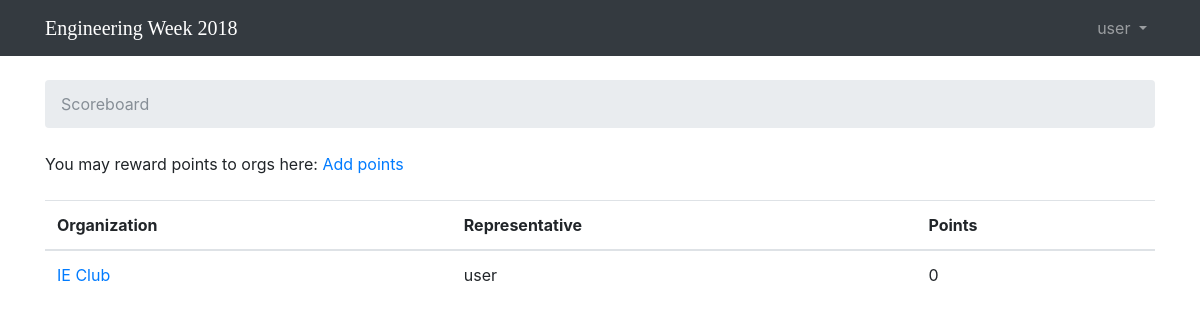
The app's page / (signed in), older data.
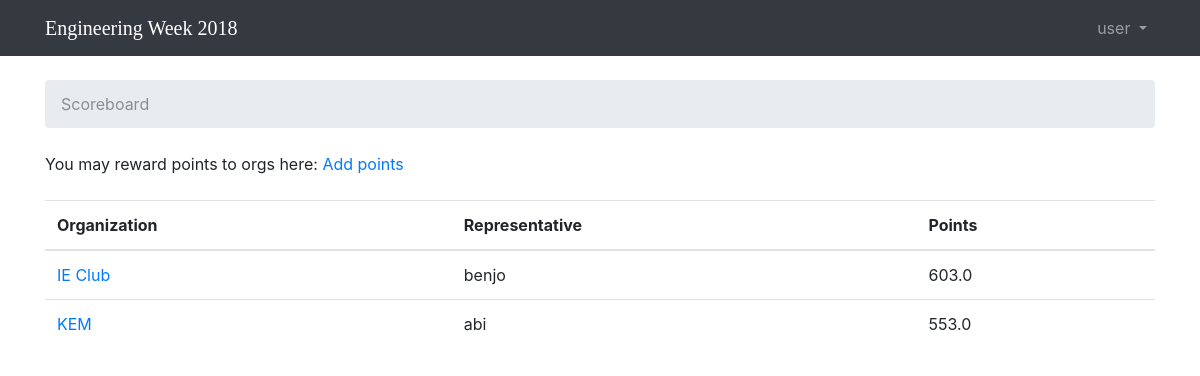
The same page, newer data.
### boards/models.py (models this page shows, shortened)
class Competing_Organizations(models.Model):
    name = models.CharField(max_length=50, unique = True)
    representative = models.ForeignKey(User,related_name='competing_org_representative')
    points = models.DecimalField(max_digits = 5, decimal_places = 1)

### boards/views.py (the view)
# urls.py: 2. Add a URL to urlpatterns:  url(r'^$', views.home, name='home')
@login_required
def home(request):
    competing_orgs = Competing_Organizations.objects.all()
    for org in competing_orgs:
        org.points = 0
        points_awarded = Points.objects.filter(points_winner=org)
        for point in points_awarded:
            org.points +=point.points
            org.save()
    return render(request,'home.html', {'competing_orgs':competing_orgs})

### templates/home.html
{% extends 'base.html' %}
{% block breadcrumb %}
<li class="breadcrumb-item active">Scoreboard</li>
{% endblock %}
{% block content %}
You may reward points to orgs here: <a href="{% url 'new_points' %}">Add points</a>
<br><br>
      <table class="table">
        <thead class="thead-inverse">
          <tr>
            <th>Organization</th>
            <th>Representative</th>
            <th>Points</th>
          </tr>
        </thead>
        <tbody>
          {% for org in competing_orgs %}
            <tr>
              <td>
                  <a href="{% url 'competing_orgs' org.pk %}">{{ org.name }}</a>
              </td>
              <td>{{ org.representative}}</td>
              <td class="align-middle">{{org.points}}</td>
            </tr>
          {% endfor %}
        </tbody>
      </table>
{% endblock %}

### templates/base.html (shortened to what this page needs)
{% load static %}<!DOCTYPE html>
<html>
  <head>
    <link rel="stylesheet" href="{% static 'css/bootstrap.min.css' %}">
    <link rel="stylesheet" href="{% static 'css/app.css' %}">
  </head>
  <body>
    {% block body %}
      <nav class="navbar navbar-expand-lg navbar-dark bg-dark">
        <div class="container">
          <a class="navbar-brand" href="{% url 'home' %}">Engineering Week 2018</a>
          <div class="collapse navbar-collapse" id="mainMenu">
           {% if user.is_authenticated %}
             <ul class="navbar-nav ml-auto">
               <li class="nav-item dropdown">
                 <a class="nav-link dropdown-toggle" href="#" id="userMenu" data-toggle="dropdown" aria-haspopup="true" aria-expanded="false">
                   {{ user.username }}
                 </a>
               </li>
             </ul>
           {% else %}
             <form class="form-inline ml-auto">
               <a href="{% url 'login' %}" class="btn btn-outline-secondary">Log in</a>
               <a href="{% url 'signup' %}" class="btn btn-primary ml-2">Sign up</a>
             </form>
           {% endif %}
        </div>
      </nav>
      <div class="container">
        <ol class="breadcrumb my-4">
          {% block breadcrumb %}
          {% endblock %}
        </ol>
        {% block content %}
        {% endblock %}
      </div>
    {% endblock body %}
  </body>
</html>

### static/css/app.css (style rules this page uses)
.navbar-brand { font-family: 'Roboto Mono'; }

Row changes from the older to the newer data that the page shows:
changed Competing_Organizations "IE Club": representative "user" → "benjo"; points "0" → "603.0"
added Competing_Organizations: name "KEM", representative "abi", points "553.0"
